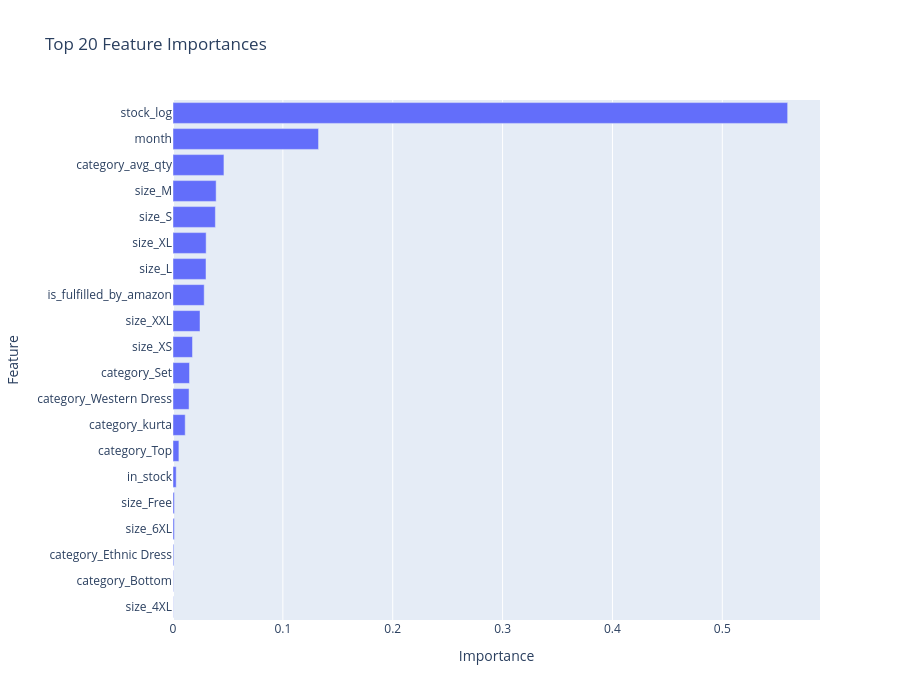

Notebook cell for this chart:
### Code cell
feat_imp = (
    pd.Series(model.feature_importances_, index=X_train.columns)
    .sort_values(ascending=False)
    .to_frame(name='Importance')
    .reset_index()
    .rename(columns={'index': 'Feature'})
)

display(feat_imp.head(10))

fig_imp = px.bar(
    feat_imp.head(20),
    x='Importance',       
    y='Feature',            
    orientation='h',
    title='Top 20 Feature Importances',
    labels={'Importance': 'Importance', 'Feature': 'Feature'}
)
fig_imp.update_layout(height=700, yaxis={'categoryorder': 'total ascending'})
fig_imp.show()

### Figure 1 — Plotly figure (JSON) as saved in the notebook; plotly's stock layout.template omitted (floating-point values rounded to 4 significant figures)
{"data": [{"hovertemplate": "Importance=%{x}<br>Feature=%{y}<extra></extra>", "legendgroup": "", "marker": {"color": "#636efa", "pattern": {"shape": ""}}, "name": "", "orientation": "h", "showlegend": false, "textposition": "auto", "type": "bar", "x": [0.5595, 0.1325, 0.04637, 0.03927, 0.03857, 0.03017, 0.03003, 0.02839, 0.0246, 0.01775, 0.01503, 0.01461, 0.0111, 0.005384, 0.002915, 0.001254, 0.001241, 0.0007108, 0.0003374, 0.0002178], "xaxis": "x", "y": ["stock_log", "month", "category_avg_qty", "size_M", "size_S", "size_XL", "size_L", "is_fulfilled_by_amazon", "size_XXL", "size_XS", "category_Set", "category_Western Dress", "category_kurta", "category_Top", "in_stock", "size_Free", "size_6XL", "category_Ethnic Dress", "category_Bottom", "size_4XL"], "yaxis": "y"}], "layout": {"barmode": "relative", "height": 700, "legend": {"tracegroupgap": 0}, "title": {"text": "Top 20 Feature Importances"}, "xaxis": {"anchor": "y", "domain": [0, 1], "title": {"text": "Importance"}}, "yaxis": {"anchor": "x", "categoryorder": "total ascending", "domain": [0, 1], "title": {"text": "Feature"}}}}
